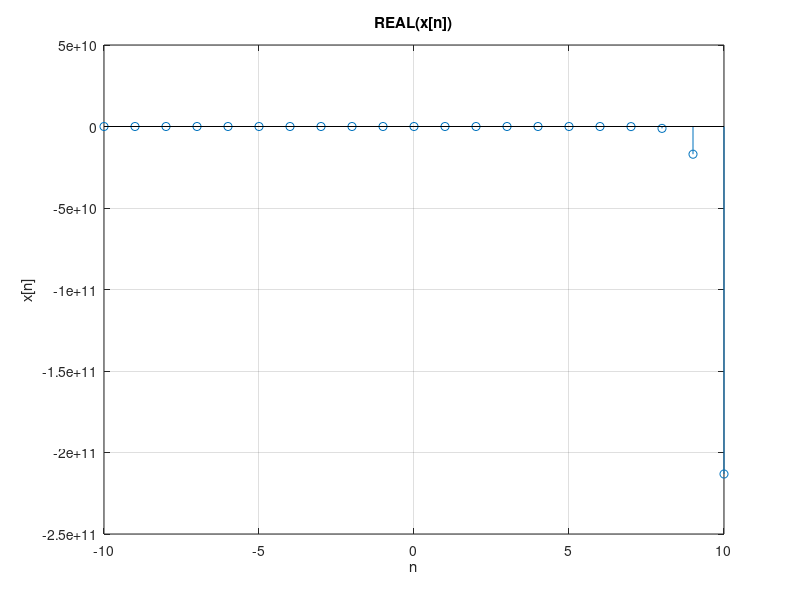
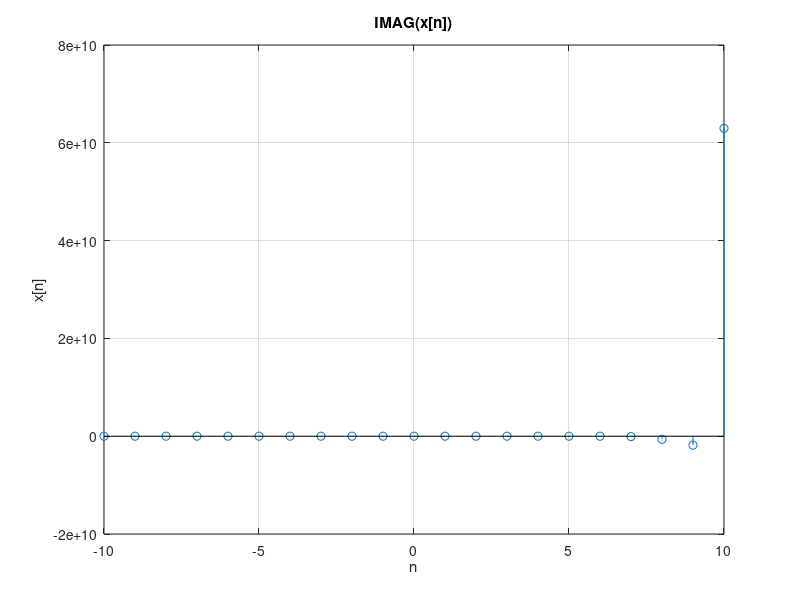
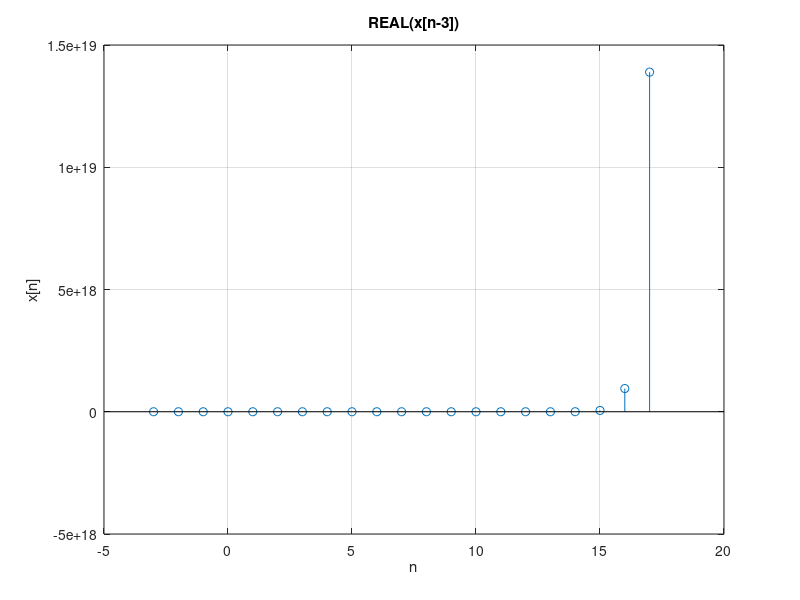
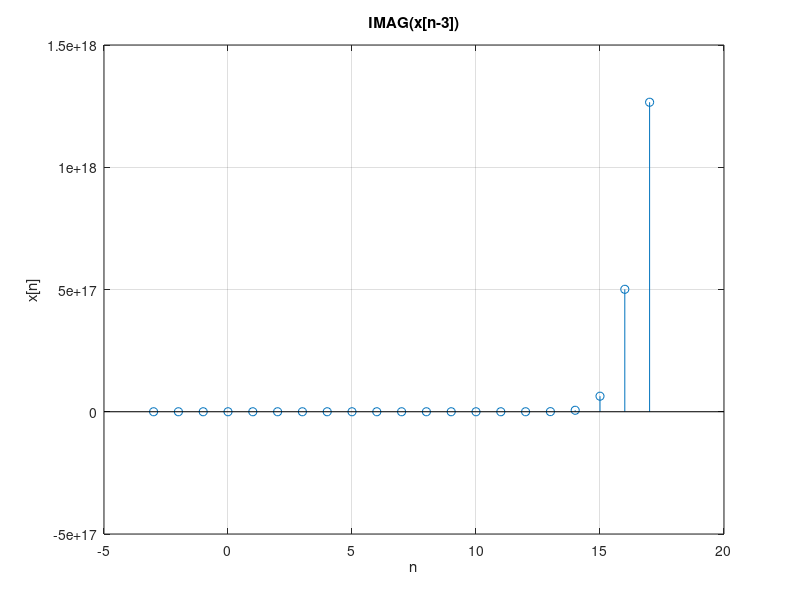

These charts were generated, in order, by the following MATLAB code:
figure(1)
n = -10:10;
x =(1.4+0.8i)*(12-5i).^n;
stem(n,real(x));
title('REAL(x[n])');
xlabel('n');
ylabel('x[n]');
grid on;
figure(2)
n = -10:10;
x=(1.4+0.8i)*(12-5i).^n;
stem(n,imag(x));
title('IMAG(x[n])');
xlabel('n');
ylabel('x[n]');
grid on
figure(3)
n = -10:10;
x =(1.4+0.8i)*(12-5i).^n;
n1=n+7;
x1=(1.4+0.8i)*(12-5i).^n1;
stem(n1,real(x1));
title('REAL(x[n-3])');
xlabel('n');
ylabel('x[n]');
grid on
figure(4)
n = -10:10;
x =(1.4+0.8i)*(12-5i).^n;
n1=n+7;
x1=(1.4+0.8i)*(12-5i).^n1;
stem(n1,imag(x1));
title('IMAG(x[n-3])');
xlabel('n');
ylabel('x[n]');
grid on
figure(5)
n = -10:10;
x = (1.4+0.8i) * (12-5i).^n;
A = 12;
x_inverted = fliplr(x);
scaled_x = A * x_inverted;
stem(n, real(scaled_x));
title(['REAL 12x[-n]']);
xlabel('n');
ylabel('12* x[-n]');
grid on;
figure(6)
n = -10:10;
x = (1.4+0.8i) * (12-5i).^n;
A = 12;
x_inverted = fliplr(x);
scaled_x = A * x_inverted;
stem(n, imag(scaled_x));
title(['IMAG 12x[-n]']);
xlabel('n');
ylabel('12* x[-n]');
grid on;



